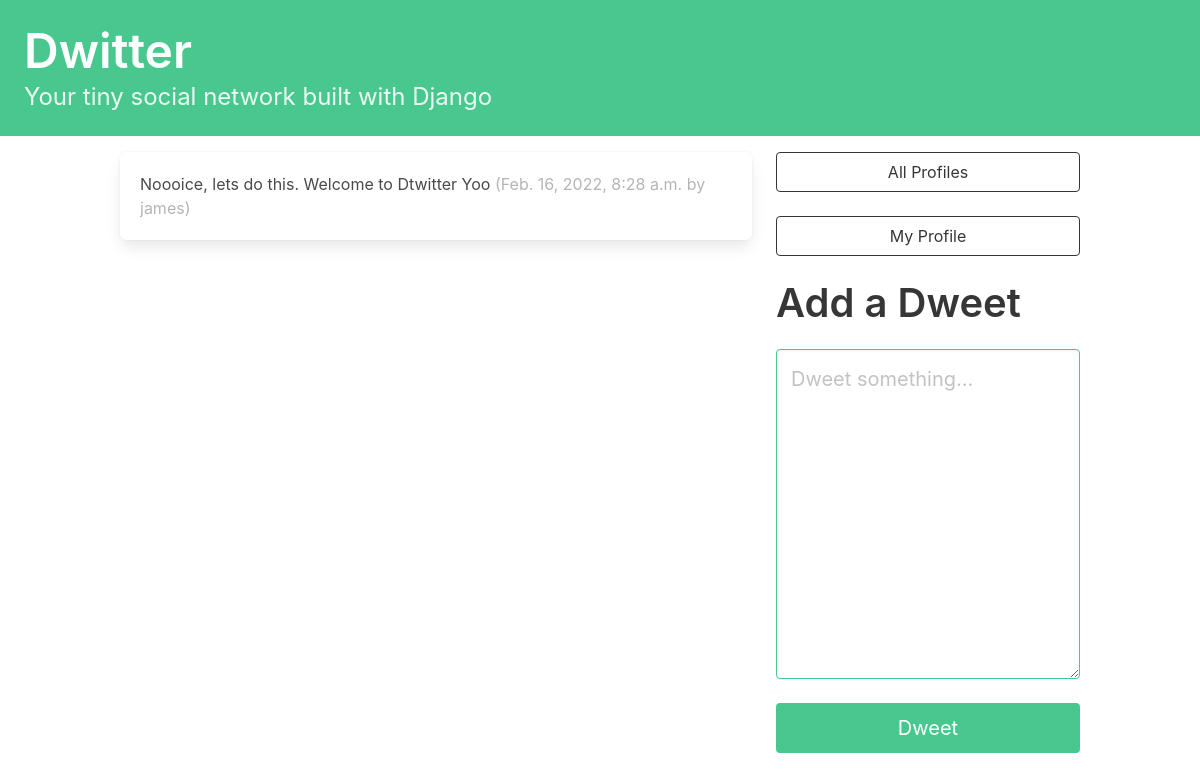
/ (signed in), run on the app's committed database.
### dwitter/models.py (models this page shows, shortened)
class Dweet(models.Model):
    user = models.ForeignKey(User, related_name="dweets", on_delete=models.DO_NOTHING)
    body = models.CharField(max_length=140)
    created_at = models.DateTimeField(auto_now_add=True)

### dwitter/views.py (the view)
# urls.py: path("", dashboard, name="dashboard"),
def dashboard(request):
    form = DweetForm(request.POST or None)
    if request.method == "POST":
        if form.is_valid():
            dweet = form.save(commit=False)
            dweet.user = request.user
            dweet.save()
            return redirect("dashboard")
    followed_dweets = Dweet.objects.filter(user__profile__in=request.user.profile.follows.all()).order_by("-created_at")
    context = {'form': form,"dweets": followed_dweets }
    return render(request, "dwitter/dashboard.html", context)

### dwitter/forms.py
class DweetForm(forms.ModelForm):
    body = forms.CharField(
        required=True,
        widget=forms.widgets.Textarea(
            attrs={
                "placeholder": "Dweet something...",
                "class": "textarea is-success is-medium",
            }
        ),
        label="",)
    class Meta:
        model = Dweet
        exclude = ("user", )

### dwitter/templates/dwitter/dashboard.html (shortened to what this page needs)
{% extends 'base.html' %}
{% block content %}
<div class="column">
        {% for dweet in dweets %}
            <div class="box">
                {{ dweet.body }}
                <span class="is-small has-text-grey-light">
                    ({{ dweet.created_at }} by {{ dweet.user.username }})
                </span>
            </div>
        {% endfor %}
</div>
<div class = "column is-one-third">
    <div class="block">
        <a href="{% url 'profile_list'%}">
            <button class="button is-dark is-outlined is-fullwidth">
                All Profiles
            </button>
        </a>
    </div>
    <div class="block">
        <a href="{% url 'profile' user.profile.id%}">
            <button class="button is-dark is-outlined is-fullwidth">
                My Profile
            </button>
        </a>
    </div>
    <div class="block">
        <h2 class="title is-2">Add a Dweet</p>
    </div>
    <div class="block">
<form method = 'POST'>
{{form.as_p}}
<button class = "button is-success is-fullwidth is-medium mt-5">Dweet</button>
</form>
</div>
</div>
{% endblock content %}

### data on the page
Dweet: body "Noooice, lets do this. Welcome to Dtwitter Yoo", created_at "Feb. 16, 2022, 8:28 a.m.", user.username "james"
